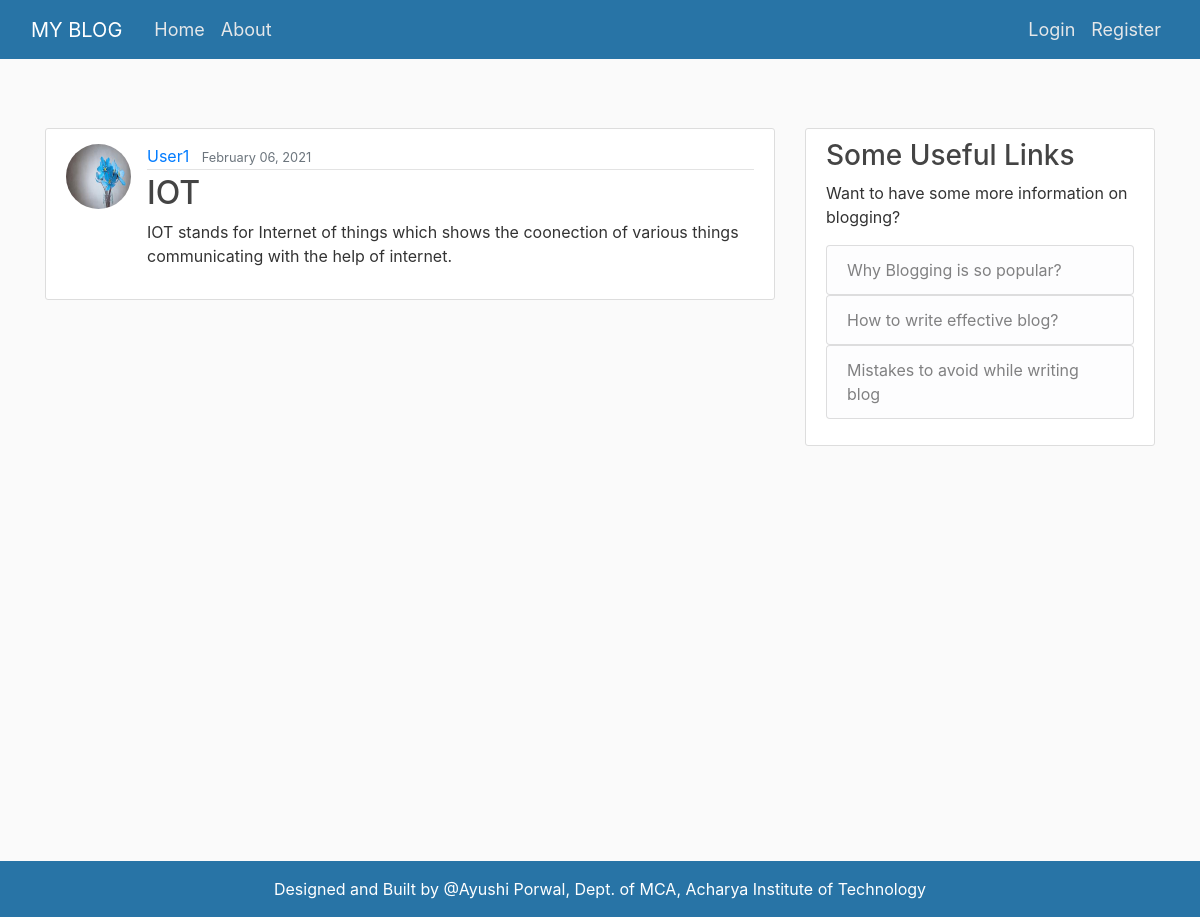
The app's page /post/24/ with its own data.
### blog/models.py (models this page shows, shortened)
class Post(models.Model):
	title = models.CharField(max_length=100)
	content = models.TextField()
	date_posted = models.DateTimeField(default=timezone.now)
	author = models.ForeignKey(User, on_delete=models.CASCADE)

### users/models.py (models this page shows, shortened)
class Profile(models.Model):
	user = models.OneToOneField(User, on_delete=models.CASCADE)
	image = models.ImageField(default='default.jpg', upload_to='profile_pics')

### blog/views.py (the view)
# urls.py: path('post/<int:pk>/', PostDetailView.as_view(), name='post-detail'),
class PostDetailView(DetailView):
	model = Post

### blog/templates/blog/post_detail.html (shortened to what this page needs)
{% extends "blog/base.html" %}
{% block content %}
<main role="main" class="container">
	  <div class="row">
	    <div class="col-md-8">
	      <article class="media content-section">
		<img class="rounded-circle article-img" src="{{ object.author.profile.image.url }}">
	  	<div class="media-body">
		    <div class="article-metadata">
		      <a class="mr-2" href="{% url 'user-posts' object.author.username %}">{{ object.author }}</a>
		      <small class="text-muted">{{ object.date_posted|date:"F d, Y" }}</small>
		    </div>
		    <h2 class="article-title">{{ object.title }}</h2>
		    <p class="article-content">{{ object.content }}</p>
	  	</div>
	</article>
	    </div>
	     <div class="col-md-4">
	      <div class="content-section">
	        <h3>Some Useful Links</h3>
	        <p>Want to have some more information on blogging?
	          <ul class="list-group">
	            <a href="{% url 'why-blogging' %}"><li class="list-group-item list-group-item-light">Why Blogging is so popular?</li></a>
	            <a href="{% url 'effective-blog' %}"><li class="list-group-item list-group-item-light">How to write effective blog?</li></a>
	            <a href="{% url 'avoid-mistakes' %}"><li class="list-group-item list-group-item-light">Mistakes to avoid while writing blog</li></a>
	        </p>
	      </div>
	    </div>
	  </div>
	</main>
{% endblock content %}

### blog/static/blog/main.css (style rules this page uses)
body { background: #fafafa; color: #333333; margin-top: 5rem; }
h1, h2, h3, h4, h5, h6 { color: #444444; }
ul { margin: 0; }
main { min-height: calc(100vh - 59px - 56px); }
.content-section { background: #ffffff; padding: 10px 20px; border: 1px solid #dddddd; border-radius: 3px; margin-bottom: 20px; }
article { padding-top: 20px; padding-bottom: 20px; }
.media { padding-top: 15px; padding-bottom: 15px; }
.article-title { color: #444444; }
.article-content { white-space: pre-line; }
.article-img { height: 65px; width: 65px; margin-right: 16px; }
.article-metadata { padding-bottom: 1px; margin-bottom: 4px; border-bottom: 1px solid #e3e3e3 }

### records on screen
Post: author.profile.image (picture), author "User1", date_posted "February 06, 2021", title "IOT", content "IOT stands for Internet of things which shows the coonection of various things communicating with the help of internet."
